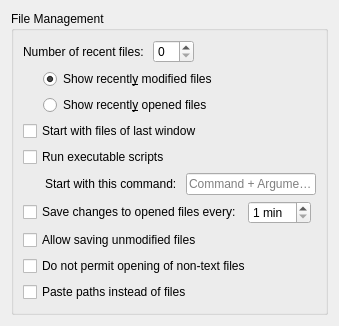
     <widget class="QWidget" name="tab_3">
      <attribute name="title">
       <string>Files</string>
      </attribute>
      <layout class="QGridLayout" name="gridLayout_4">
       <item row="0" column="0">
        <widget class="QGroupBox" name="groupBox">
         <property name="title">
          <string>File Management</string>
         </property>
         <layout class="QVBoxLayout" name="verticalLayout_4">
          <item>
           <layout class="QHBoxLayout" name="horizontalLayout_10">
            <item>
             <widget class="QLabel" name="recentLabel">
              <property name="toolTip">
               <string>The maximum number of recently modified or
opened files Texxy shows. The default
is 10.

Needs application restart to take effect.</string>
              </property>
              <property name="text">
               <string>Number of recent files: </string>
              </property>
             </widget>
            </item>
            <item>
             <widget class="QSpinBox" name="recentSpin">
              <property name="toolTip">
               <string>The maximum number of recently modified or
opened files Texxy shows. The default
is 10.

Needs application restart to take effect.</string>
              </property>
              <property name="minimum">
               <number>0</number>
              </property>
              <property name="maximum">
               <number>50</number>
              </property>
             </widget>
            </item>
            <item>
             <spacer name="horizontalSpacer_11">
              <property name="orientation">
               <enum>Qt::Horizontal</enum>
              </property>
              <property name="sizeType">
               <enum>QSizePolicy::MinimumExpanding</enum>
              </property>
              <property name="sizeHint" stdset="0">
               <size>
                <width>5</width>
                <height>5</height>
               </size>
              </property>
             </spacer>
            </item>
           </layout>
          </item>
          <item>
           <layout class="QHBoxLayout" name="horizontalLayout_11">
            <item>
             <spacer name="horizontalSpacer_12">
              <property name="orientation">
               <enum>Qt::Horizontal</enum>
              </property>
              <property name="sizeType">
               <enum>QSizePolicy::Fixed</enum>
              </property>
              <property name="sizeHint" stdset="0">
               <size>
                <width>20</width>
                <height>5</height>
               </size>
              </property>
             </spacer>
            </item>
            <item>
             <widget class="QRadioButton" name="modifiedButton">
              <property name="text">
               <string>Show recentl&amp;y modified files</string>
              </property>
              <property name="checked">
               <bool>true</bool>
              </property>
             </widget>
            </item>
           </layout>
          </item>
          <item>
           <layout class="QHBoxLayout" name="horizontalLayout_12">
            <item>
             <spacer name="horizontalSpacer_13">
              <property name="orientation">
               <enum>Qt::Horizontal</enum>
              </property>
              <property name="sizeType">
               <enum>QSizePolicy::Fixed</enum>
              </property>
              <property name="sizeHint" stdset="0">
               <size>
                <width>20</width>
                <height>5</height>
               </size>
              </property>
             </spacer>
            </item>
            <item>
             <widget class="QRadioButton" name="openedButton">
              <property name="text">
               <string>Show recentl&amp;y opened files</string>
              </property>
             </widget>
            </item>
           </layout>
          </item>
          <item>
           <widget class="QCheckBox" name="lastFilesBox">
            <property name="toolTip">
             <string>Only if their number is not greater than 50.</string>
            </property>
            <property name="text">
             <string>Start with files of last window</string>
            </property>
           </widget>
          </item>
          <item>
           <widget class="QCheckBox" name="exeBox">
            <property name="toolTip">
             <string>This only includes executable files written
in script languages like Shell and Python.

If it is checked and the opened file is
executable, the file will be executed by clicking
the Run button, that appears on the toolbar/filemenu
when needed, or by its shortcut Ctrl+E. Then, the
process could be killed by Ctrl+Alt+E.</string>
            </property>
            <property name="text">
             <string>Run executable scripts</string>
            </property>
           </widget>
          </item>
          <item>
           <layout class="QHBoxLayout" name="horizontalLayout_13">
            <item>
             <spacer name="horizontalSpacer_14">
              <property name="orientation">
               <enum>Qt::Horizontal</enum>
              </property>
              <property name="sizeType">
               <enum>QSizePolicy::Fixed</enum>
              </property>
              <property name="sizeHint" stdset="0">
               <size>
                <width>22</width>
                <height>5</height>
               </size>
              </property>
             </spacer>
            </item>
            <item>
             <widget class="QLabel" name="commandLabel">
              <property name="toolTip">
               <string>This can be any starting command with
arguments, for example, &quot;xterm -hold&quot;
for running the process in XTerm.

If the command is left empty, the file
will be executed directly.

If the script is not run in a terminal
emulator, the output and error messages
will be shown by a popup dialog.</string>
              </property>
              <property name="text">
               <string>Start with this command: </string>
              </property>
             </widget>
            </item>
            <item>
             <widget class="QLineEdit" name="commandEdit">
              <property name="toolTip">
               <string>This can be any starting command with
arguments, for example, &quot;xterm -hold&quot;
for running the process in XTerm.

If the command is left empty, the file
will be executed directly.

If the script is not run in a terminal
emulator, the output and error messages
will be shown by a popup dialog.</string>
              </property>
              <property name="placeholderText">
               <string>Command + Arguments</string>
              </property>
             </widget>
            </item>
           </layout>
          </item>
          <item>
           <layout class="QHBoxLayout" name="horizontalLayout_14">
            <item>
             <widget class="QCheckBox" name="autoSaveBox">
              <property name="toolTip">
               <string>Only for files that exist and can be saved.</string>
              </property>
              <property name="text">
               <string>Save changes to opened files every:</string>
              </property>
             </widget>
            </item>
            <item>
             <widget class="QSpinBox" name="autoSaveSpin">
              <property name="toolTip">
               <string>Only for files that exist and can be saved.</string>
              </property>
              <property name="suffix">
               <string> min</string>
              </property>
              <property name="minimum">
               <number>1</number>
              </property>
              <property name="maximum">
               <number>60</number>
              </property>
             </widget>
            </item>
            <item>
             <spacer name="horizontalSpacer_15">
              <property name="orientation">
               <enum>Qt::Horizontal</enum>
              </property>
              <property name="sizeType">
               <enum>QSizePolicy::MinimumExpanding</enum>
              </property>
              <property name="sizeHint" stdset="0">
               <size>
                <width>5</width>
                <height>5</height>
               </size>
              </property>
             </spacer>
            </item>
           </layout>
          </item>
          <item>
           <widget class="QCheckBox" name="unmodifiedSaveBox">
            <property name="toolTip">
             <string>If this is checked, the Save button/menu-item could
be used also when the opened file is not modified.

This can be useful under certain circumstances,
e.g. for changing the time stamp or removing the
trailing spaces of a text file.</string>
            </property>
            <property name="text">
             <string>Allow saving unmodified files</string>
            </property>
           </widget>
          </item>
          <item>
           <widget class="QCheckBox" name="skipNonTextBox">
            <property name="toolTip">
             <string>Show a warning instead.</string>
            </property>
            <property name="text">
             <string>Do not permit opening of non-text files</string>
            </property>
           </widget>
          </item>
          <item>
           <widget class="QCheckBox" name="pastePathsBox">
            <property name="toolTip">
             <string>By default, when files are copied, they will
be opened if they are pasted into Texxy.</string>
            </property>
            <property name="text">
             <string>Paste paths instead of files</string>
            </property>
           </widget>
          </item>
          <item>
           <spacer name="verticalSpacer_2">
            <property name="orientation">
             <enum>Qt::Vertical</enum>
            </property>
            <property name="sizeType">
             <enum>QSizePolicy::MinimumExpanding</enum>
            </property>
            <property name="sizeHint" stdset="0">
             <size>
              <width>5</width>
              <height>1</height>
             </size>
            </property>
           </spacer>
          </item>
         </layout>
        </widget>
       </item>
      </layout>
     </widget>
